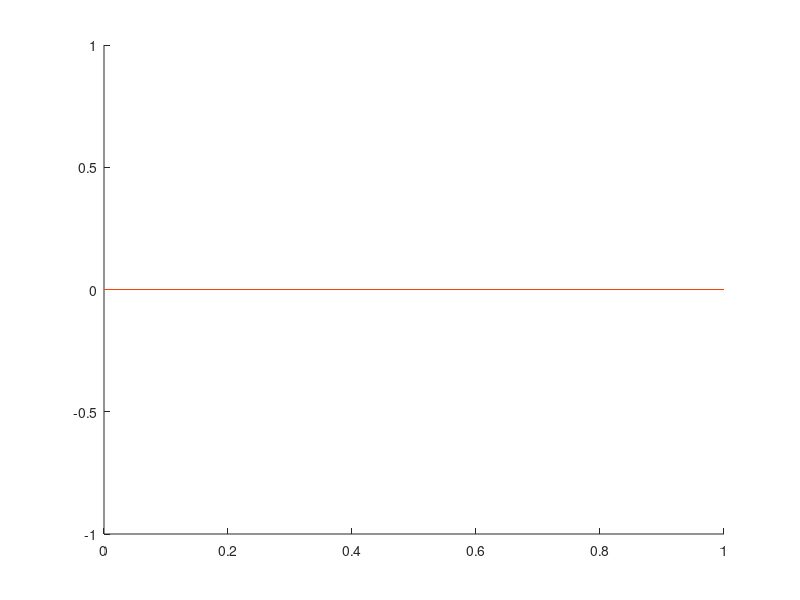

This chart was generated by the following MATLAB code:
% xax.m: colors x-axis DARK ORANGE.function xax(ga)if nargin == 0  ga = gca;endxlim = get(ga,'Xlim');line1H=line([xlim(1) xlim(2)], [0 0]);set(line1H,'color',[1.0 0.25 0.0])